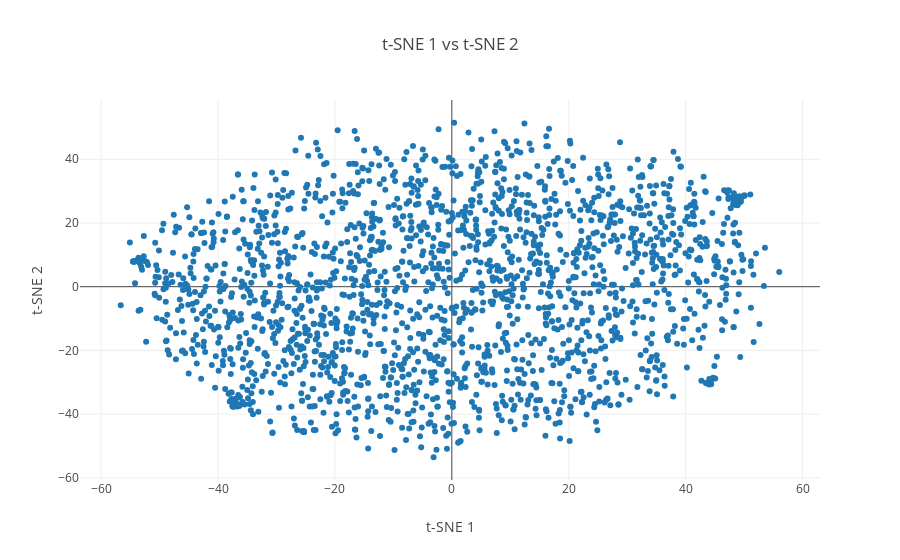

The notebook cell saved with this chart:
### Code cell
## Get weights
conv_embds = model.layers[0].get_weights()[0]
## Plotting function
def plot_words(data, start, stop, step):
    trace = go.Scatter(
        x = data[start:stop:step,0], 
        y = data[start:stop:step, 1],
        mode = 'markers',
        text= word_list[start:stop:step]
    )
    layout = dict(title= 't-SNE 1 vs t-SNE 2',
                  yaxis = dict(title='t-SNE 2'),
                  xaxis = dict(title='t-SNE 1'),
                  hovermode= 'closest')
    fig = dict(data = [trace], layout= layout)
    py.iplot(fig)
## Visualize words in two dimensions 
conv_tsne_embds = TSNE(n_components=2).fit_transform(conv_embds)
plot_words(conv_tsne_embds, 0, 2000, 1)

### Figure 1 — Plotly figure (JSON) as saved in the notebook; plotly's stock layout.template omitted (floating-point values rounded to 4 significant figures; data arrays with more than 128 entries replaced by an {"elided": "..."} marker saying what was removed)
{"data": [{"mode": "markers", "text": {"elided": "2000 str values"}, "type": "scatter", "uid": "bebcd8ba-d228-47dd-91c9-8452100c20e8", "x": {"elided": "2000 float values"}, "y": {"elided": "2000 float values"}}], "layout": {"hovermode": "closest", "title": "t-SNE 1 vs t-SNE 2", "xaxis": {"title": "t-SNE 1"}, "yaxis": {"title": "t-SNE 2"}}}
